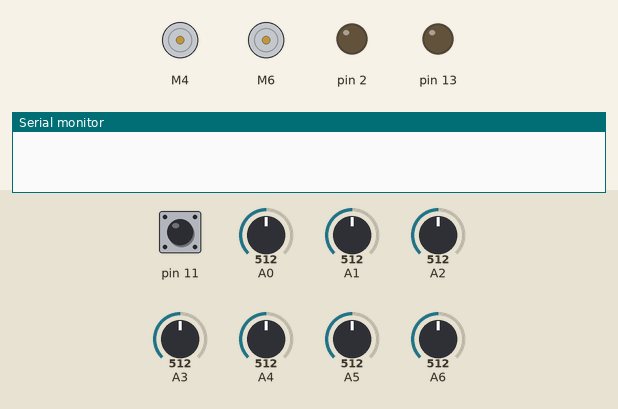
This sketch was run on a simulated Arduino Uno, built with avr-gcc and run on an emulated ATmega328P. Parts: 2 × DC motor (green arrow = forward, orange = backward, longer = faster), output pins drawn as LEDs (lit = HIGH), the last lines printed to the serial monitor. Inputs (shaded band) come from the test bench; at power-on: pin 11 HIGH, A2 = 512, A0 = 512, A4 = 512, A1 = 512, A3 = 512, A5 = 512, A6 = 512.

Above: at 1.7 s.
1.8 s: pin 11 pulled LOW for 0.15 s
At 3.6 s:
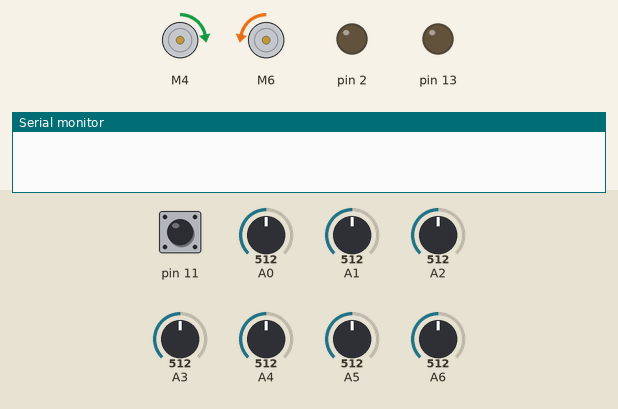
4.9 s: pin 11 pulled LOW for 1 s
At 5.4 s:
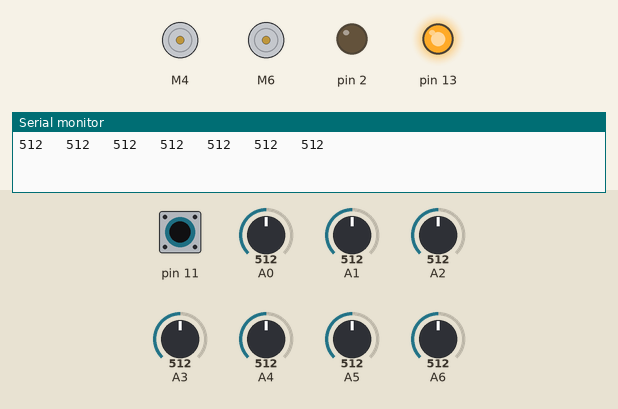
7.9 s: A2 set to 716
At 8.09 s:
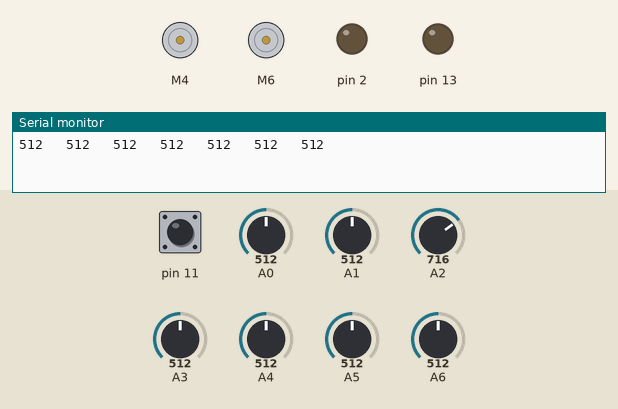
10.9 s: A0 set to 306
At 11.24 s:
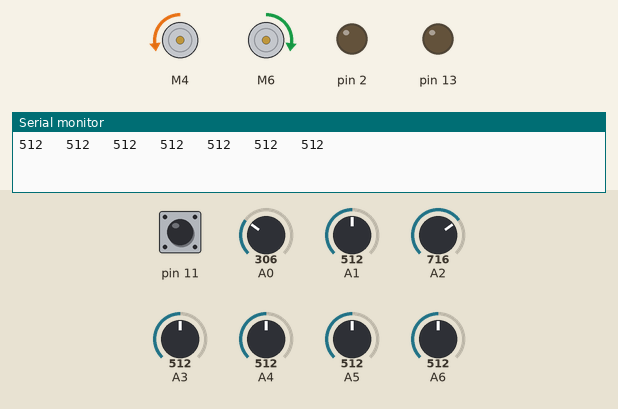
13.9 s: A4 set to 306
16.9 s: A4 set to 190
Timing chart, 0 to 20.9 s (numbered marks = the images above; inputs shaded):
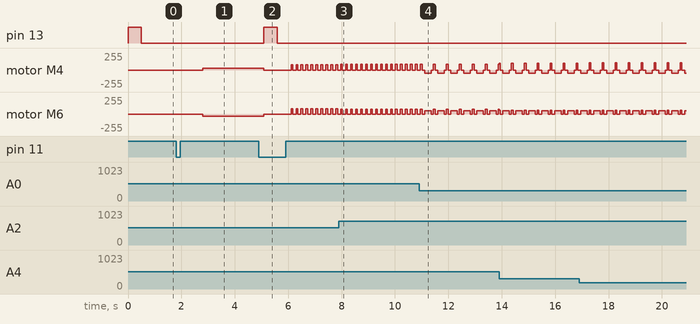

Measured:
- after the input at 1.8 s, motor M4: stopped → forward 30/255 after 1.0 s; motor M6: stopped → backward 30/255 after 1.0 s

The sketch:

MazeSolver_3mm_WhiteLine.ino
```cpp
/*
   Line sensor on A0,A1,A2,A3,A4,A5,A6
   A0-left & A6 - right

*/
const int startButton = 11;

bool l = 0;
bool r = 0;
bool s = 0;
bool u = 0;
int e = 0;
int paths = 0;

bool endFound = 0;


int FT = 70;  // how much the bot moves forward before turning

int P, D, I, previousError, PIDvalue, error;
int lsp = 100;
int rsp = 100;


int lfspeed = 80;  // change this for bot average speed

int turnspeed = 50;
float Kp = 0.05;
float Kd = 1;
float Ki = 0;

String str;

#include <SparkFun_TB6612.h>

#define AIN1 4
#define BIN1 6
#define AIN2 3
#define BIN2 7
#define PWMA 9
#define PWMB 10
#define STBY 5

// these constants are used to allow you to make your motor configuration
// line up with function names like forward.  Value can be 1 or -1
const int offsetA = 1;
const int offsetB = 1;

// Initializing motors.  The library will allow you to initialize as many
// motors as you have memory for.  If you are using functions like forward
// that take 2 motors as arguements you can either write new functions or
// call the function more than once.

Motor motor1 = Motor(AIN1, AIN2, PWMA, offsetA, STBY);
Motor motor2 = Motor(BIN1, BIN2, PWMB, offsetB, STBY);

int minValues[8], maxValues[8], threshold[8];

void setup() {
  Serial.begin(9600);
  pinMode(11, INPUT_PULLUP);
  pinMode(12, INPUT_PULLUP);
  pinMode(2, OUTPUT);
  pinMode(13, OUTPUT);

  red();
  delay(500);
  lightsoff();
}

void loop() {

  while (digitalRead(11)) {}
  delay(1000);
  calibrate();

  while (digitalRead(11)) {}
  delay(500);

  while (endFound == 0) {
    linefollow();
    checknode();

    botstop();
    delay(100);

    reposition();
  }
  for (int m = 0; m < 4; m++) {
    str.replace("LUL", "S");
    str.replace("SUL", "R");
    str.replace("LUS", "R");
    str.replace("RUL", "U");
  }
  int endpos = str.indexOf('E');

  while (digitalRead(11)) {}
  delay(5000);

  for (int i = 0; i <= endpos; i++) {
    char node = str.charAt(i);
    paths = 0;
    while (paths < 2) {
      linefollow();
      checknode();
      if (paths == 1) {
        botstop();
        delay(100);
        reposition();
      }
    }
    switch (node) {
      case 'L':
        botstop();
        delay(100);
        botleft();
        break;

      case 'S':
        break;

      case 'R':
        botstop();
        delay(100);
        botright();
        break;

      case 'E':
        red();
        botstop();
        delay(5000);
        break;
    }  //_________end of switch
  }    //_________end of for loop
}


void calibrate() {
  for (int i = 0; i < 7; i++) {
    minValues[i] = analogRead(i);
    maxValues[i] = analogRead(i);
  }

  for (int i = 0; i < 1500; i++) {
    motor1.drive(30);
    motor2.drive(-30);

    for (int i = 0; i < 7; i++) {
      if (analogRead(i) < minValues[i]) {
        minValues[i] = analogRead(i);
      }
      if (analogRead(i) > maxValues[i]) {
        maxValues[i] = analogRead(i);
      }
    }
  }

  for (int i = 0; i < 7; i++) {
    threshold[i] = (minValues[i] + maxValues[i]) / 2;
    Serial.print(threshold[i]);
    Serial.print("   ");
  }
  Serial.println();

  motor1.drive(0);
  motor2.drive(0);

  red();
  delay(500);
  lightsoff();
}

void checknode() {
  l = 0;
  r = 0;
  s = 0;
  u = 0;
  e = 0;
  paths = 0;

  // checks whethere bot is on node and the number of exits possible

  for (int i = 0; i < 50; i++) {
    if (analogRead(6) < threshold[6]) r = 1;
    if (analogRead(0) < threshold[0]) l = 1;
    if ((analogRead(0) > threshold[0] && (analogRead(6) > threshold[6]) && (analogRead(3) > threshold[3]))) {
      u = 1;
    }
    if ((analogRead(3) < threshold[3]) && (analogRead(0) < threshold[0]) && (analogRead(6) < threshold[6])) {
      e = 1;
    }
  }

  if (u == 0) {
    for (int i = 0; i < FT; i++) {
      PID();
      if (analogRead(6) < threshold[6]) r = 1;
      if (analogRead(0) < threshold[0]) l = 1;
    }

    for (int i = 0; i < FT; i++) {
      PID();
      if (analogRead(3) < threshold[3]) s = 1;
      if ((e == 1) && (analogRead(0) < threshold[0]) && (analogRead(6) < threshold[6]) && (analogRead(3) < threshold[3])) e = 2;
    }
    if (e == 2) {
      for (int i = 0; i < FT; i++) {
        PID();
      }
      if ((analogRead(0) < threshold[0]) && (analogRead(6) < threshold[6]) && (analogRead(3) < threshold[3])) e = 3;
    }
  }
  if (u == 1) {
    for (int i = 0; i < 5; i++) {
      botinchforward();
    }
  }

  paths = l + s + r;
}

void red() {
  digitalWrite(2, LOW);
  digitalWrite(8, LOW);
  digitalWrite(13, HIGH);  //RED
}

void lightsoff() {
  digitalWrite(2, LOW);
  digitalWrite(8, LOW);
  digitalWrite(13, LOW);
}

void linefollow() {
  paths = 0;
  while ((analogRead(0) > threshold[0]) && (analogRead(6) > threshold[6]) && (analogRead(3) < threshold[3])) {
    PID();
  }
}
void PID() {
  int error = analogRead(2) - analogRead(4);

  P = error;
  I = I + error;
  D = error - previousError;

  PIDvalue = (Kp * P) + (Ki * I) + (Kd * D);
  previousError = error;

  lsp = lfspeed - PIDvalue;
  rsp = lfspeed + PIDvalue;

  if (lsp > 200) {
    lsp = 200;
  }
  if (lsp < 0) {
    lsp = 0;
  }
  if (rsp > 200) {
    rsp = 200;
  }
  if (rsp < 0) {
    rsp = 0;
  }

  motor1.drive(rsp);
  motor2.drive(lsp);
}

void reposition() {
  if (e == 3) {
    str += 'E';
    endFound = 1;
    red();
    botstop();
    delay(2000);
    lightsoff();
  } else if (l == 1) {
    if (paths > 1) str += 'L';
    botleft();  //take left
  }

  else if (s == 1) {
    if (paths > 1) str += 'S';
  } else if (r == 1) {
    if (paths > 1) str += 'R';
    botright();  //take right
  }

  else if (u == 1) {
    str += 'U';
    botuturn();  //take left
  }
}

void botleft() {
  motor1.drive(-1 * turnspeed);
  motor2.drive(turnspeed);
  delay(250);
  while (analogRead(3) > threshold[3]) {
    motor1.drive(-1 * turnspeed);
    motor2.drive(turnspeed);
  }
  motor1.drive(0);
  motor2.drive(0);
  delay(50);
}

void botright() {
  motor1.drive(turnspeed);
  motor2.drive(-1 * turnspeed);
  delay(250);
  while (analogRead(3) > threshold[3]) {
    motor1.drive(turnspeed);
    motor2.drive(-1 * turnspeed);
  }
  motor1.drive(0);
  motor2.drive(0);
  delay(50);
}

void botstraight() {
  motor1.drive(lfspeed);
  motor2.drive(lfspeed);
}

void botinchforward() {
  motor1.drive(turnspeed);
  motor2.drive(turnspeed);
  delay(10);
}
void botstop() {
  motor1.drive(0);
  motor2.drive(0);
}
void botuturn() {
  motor1.drive(-1 * turnspeed);
  motor2.drive(turnspeed);
  delay(300);
  while (analogRead(3) > threshold[3]) {
    motor1.drive(-1 * turnspeed);
    motor2.drive(turnspeed);
  }
  motor1.drive(0);
  motor2.drive(0);
  delay(50);
}
```
